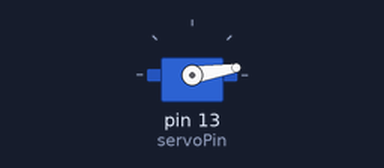
A sketch run on a simulated Arduino Nano, built with avr-gcc and run on an emulated ATmega328P. On the bench: servo. What the sketch prints to the serial monitor is not drawn.

Above: at 0.15 s.
At 4.97 s:
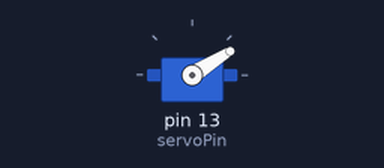
At 16.56 s:
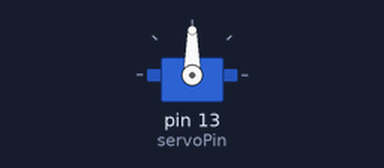
At 33.12 s:
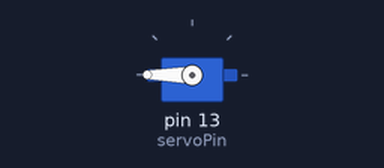
Timing chart, 0 to 40.0 s (numbered marks = the images above):
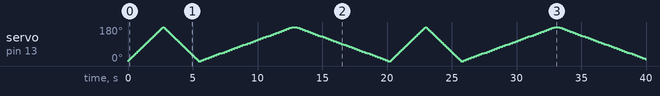

The sketch:

nanopwm.ino
```cpp
#include <Servo.h>

Servo myServo;       // Servo atau ESC
int servoPin = 13;   // Pin Nano yang digunakan
int servoPos = 90;   // Posisi awal servo (0-180)
int escSpeed = 0;    // Kecepatan ESC (0-180, map sesuai throttle)

void setup() {
  myServo.attach(servoPin); // Hubungkan servo/ESC ke pin 13
  myServo.write(servoPos);  // Set posisi awal servo
  Serial.begin(9600);
  Serial.println("Servo & ESC tester ready!");
}

void loop() {
  // Contoh menggerakkan servo secara bertahap
  for(servoPos = 0; servoPos <= 180; servoPos += 1) {
    myServo.write(servoPos);
    delay(15); // Delay untuk gerakan halus
  }
  for(servoPos = 180; servoPos >= 0; servoPos -= 1) {
    myServo.write(servoPos);
    delay(15);
  }

  // Contoh kontrol ESC / motor brushless
  for(escSpeed = 0; escSpeed <= 180; escSpeed += 5) {
    myServo.write(escSpeed); // ESC menerima sinyal PWM sama seperti servo
    delay(200);
  }
  for(escSpeed = 180; escSpeed >= 0; escSpeed -= 5) {
    myServo.write(escSpeed);
    delay(200);
  }
}
```
